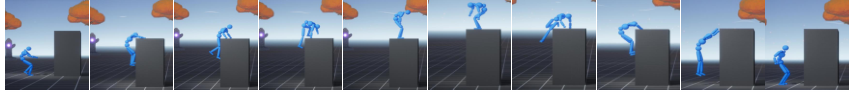
#> input picture PAPER/figures/ph_climb_10.png, 856 x 92 px
$ python make_paper_figures.py
#> lines starting #> are read from the running program, lines starting #| are printed output that depends on the picture
"""Build the paper's snapshot strips and learning-curve figure."""

from __future__ import annotations

import argparse
import json
from pathlib import Path

import matplotlib.pyplot as plt
import numpy as np
from PIL import Image, ImageDraw, ImageFont


ROOT = Path(__file__).resolve().parents[2]
FIG_DIR = ROOT / "PAPER" / "figures"
BENCH_DIR = ROOT / "output" / "paper_benchmark"


def load_jsonl(path: Path) -> list[dict]:
    rows = []
    with path.open() as stream:
        for line in stream:
            line = line.strip()
            if line:
                rows.append(json.loads(line))
    return rows


def plot_learning_curves(out_pdf: Path, out_png: Path) -> None:
    methods = {
        "AMP": "amp",
        "DeepMimic": "deepmimic",
        "ADD": "add",
        "DARE": "dare",
    }
    colors = {
        "AMP": "#777777",
        "DeepMimic": "#4c78a8",
        "ADD": "#f28e2b",
        "DARE": "#d62728",
    }
    styles = {"AMP": "--", "DeepMimic": "-.", "ADD": ":", "DARE": "-"}
    panels = [
        ("roll", "Body_Pos_Err", "Roll - Body Position", r"$E_{\mathrm{body\text{-}pos}}$"),
        ("roll", "Root_Rot_Err", "Roll - Root Rotation", r"$E_{\mathrm{root\text{-}rot}}$"),
        ("climb", "Body_Pos_Err", "Climb - Body Position", r"$E_{\mathrm{body\text{-}pos}}$"),
        ("climb", "Root_Rot_Err", "Climb - Root Rotation", r"$E_{\mathrm{root\text{-}rot}}$"),
    ]

    fig, axes = plt.subplots(2, 2, figsize=(7.1, 4.4), sharex=True)
    for ax, (motion, metric, title, ylabel) in zip(axes.flat, panels):
        for label, method in methods.items():
            path = BENCH_DIR / f"{method}_{motion}_2k_8192_seed0" / "train_metrics.jsonl"
            if not path.exists():
                continue
            rows = load_jsonl(path)
            xs = np.asarray([row["Samples"] for row in rows], dtype=float) / 1e8
            ys = np.asarray([row[metric] for row in rows], dtype=float)
            order = np.argsort(xs)
            ax.plot(xs[order], ys[order], label=label, color=colors[label],
                    linestyle=styles[label], linewidth=1.8)
        ax.set_title(title, fontsize=9)
        ax.set_ylabel(ylabel, fontsize=8)
        ax.grid(True, linestyle=":", linewidth=0.5, alpha=0.7)
        ax.tick_params(labelsize=7)
        ax.set_xlim(left=0)
    axes[1, 0].set_xlabel("Environment samples ($\\times 10^8$)", fontsize=8)
    axes[1, 1].set_xlabel("Environment samples ($\\times 10^8$)", fontsize=8)
    handles, labels = axes[0, 0].get_legend_handles_labels()
    fig.legend(handles, labels, loc="upper center", ncol=4, frameon=False,
               fontsize=8, bbox_to_anchor=(0.5, 1.02))
    fig.tight_layout(rect=(0, 0, 1, 0.94), pad=0.8)
    fig.savefig(out_pdf, bbox_inches="tight")
    fig.savefig(out_png, dpi=220, bbox_inches="tight")
    plt.close(fig)


def _blue_bbox(image: Image.Image) -> tuple[int, int, int, int] | None:
    arr = np.asarray(image.convert("RGB"))
    red, green, blue = [arr[..., i].astype(np.int16) for i in range(3)]
    mask = (blue > 85) & (blue > red + 25) & (blue > green + 5)
    ys, xs = np.where(mask)
    if len(xs) < 10:
        return None
    return int(xs.min()), int(ys.min()), int(xs.max() + 1), int(ys.max() + 1)


def make_snapshot_strip(src: Path, dst: Path, frames: int) -> None:
#> called with frames = 10
    source = Image.open(src).convert("RGB")
#> source is the input picture: PIL image 856x92 RGB; mean R, G, B 117.5, 126.4, 139.3
    tile_width = source.width // frames
#> tile_width = 85
    tiles = []
    for index in range(frames):
        tile = source.crop((index * tile_width, 0, (index + 1) * tile_width, source.height))
        bbox = _blue_bbox(tile)
        if bbox is None:
            bbox = (0, 0, tile.width, tile.height)
        x0, y0, x1, y1 = bbox
        # Match the output aspect ratio while keeping the humanoid close to
        # the frame. This makes the simulated character the visual subject.
        cx, cy = (x0 + x1) / 2.0, (y0 + y1) / 2.0
        box_w = max(8.0, (x1 - x0) * 1.12)
        box_h = max(8.0, (y1 - y0) * 1.12)
        target_ratio = 170.0 / 145.0
        if box_w / box_h < target_ratio:
            box_w = box_h * target_ratio
        else:
            box_h = box_w / target_ratio
        x0 = max(0, int(round(cx - box_w / 2)))
        y0 = max(0, int(round(cy - box_h / 2)))
        x1 = min(tile.width, int(round(cx + box_w / 2)))
        y1 = min(tile.height, int(round(cy + box_h / 2)))
        crop = tile.crop((x0, y0, x1, y1)).resize((160, 135), Image.Resampling.LANCZOS)
        canvas = Image.new("RGB", (170, 145), (231, 239, 246))
        canvas.paste(crop, (5, 5))
        tiles.append(canvas)
#> this loop made 10 passes
#> (cx, cy) on passes 1 to 10: (45, 38), (42.5, 33), (42.5, 30), (42.5, 24.5), (42.5, 23.5), (42.5, 23), (42.5, 21.5), (42.5, 28), (43, 38.5), (42, 43)
#> pass 1, in _blue_bbox, `red, green, blue = [arr[..., i].astype(np.int16) for i in range(3)]`:
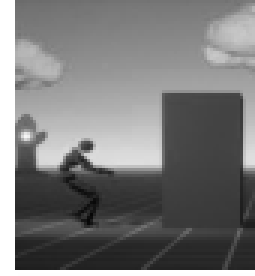
#> red: shape (92, 85) int16 (shown 3 times larger); min 6, max 255, mean 120.9
#> pass 1, in _blue_bbox, `red, green, blue = [arr[..., i].astype(np.int16) for i in range(3)]`:
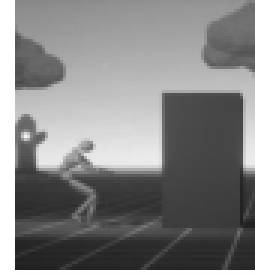
#> green: shape (92, 85) int16 (shown 3 times larger); min 31, max 255, mean 129.7
#> pass 1, in _blue_bbox, `red, green, blue = [arr[..., i].astype(np.int16) for i in range(3)]`:
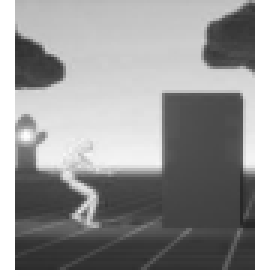
#> blue: shape (92, 85) int16 (shown 3 times larger); min 38, max 255, mean 145.5
#> after the loop:
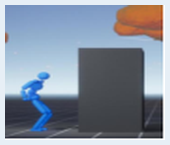
#> canvas: PIL image 170x145 RGB; mean R, G, B 133.4, 143.4, 157.9
#> after the loop:
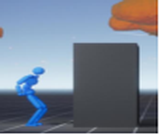
#> crop: PIL image 160x135 RGB; mean R, G, B 119.7, 129.8, 145.5
#> after the loop:
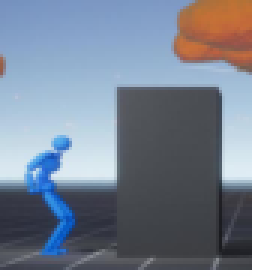
#> tile: PIL image 85x92 RGB (shown 3 times larger); mean R, G, B 121.3, 131.4, 146.8
#> after the loop, tiles = 10 items
    result = Image.new("RGB", (170 * frames, 145), (231, 239, 246))
    for index, tile in enumerate(tiles):
        result.paste(tile, (170 * index, 0))
#> this loop made 10 passes
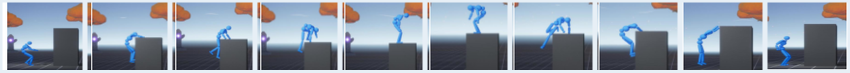
#> result: PIL image 1700x145 RGB (shown at 1/2 size); mean R, G, B 140.2, 150.9, 164.7
    result.save(dst, optimize=True)


def build_snapshot_strips() -> None:
    strips = {
        "ph_climb_10.png": ("dare_climb_10.png", 10),
        "ph_getup_10.png": ("dare_getup_10.png", 10),
        "ph_roll_5.png": ("dare_roll_5.png", 5),
        "ph_backflip_5.png": ("dare_backflip_5.png", 5),
        "ph_crawl_5.png": ("dare_crawl_5.png", 5),
        "ph_spinkick_5.png": ("dare_spinkick_5.png", 5),
    }
    for source_name, (target_name, frames) in strips.items():
        make_snapshot_strip(FIG_DIR / source_name, FIG_DIR / target_name, frames)
#> pass 2 of the loop in build_snapshot_strips, `for source_name, (target_name, frames) in strips.items():`:
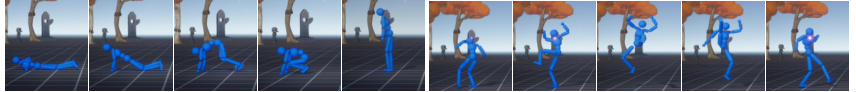
#> input picture PAPER/figures/ph_getup_10.png, 856 x 92 px
#> in make_snapshot_strip, source is the input picture: PIL image 856x92 RGB; mean R, G, B 111, 120.4, 136.6
#> the loop in make_snapshot_strip (call 2), `for index in range(frames):` made 10 passes
#> (cx, cy) on passes 1 to 8: (46, 44.5), (42.5, 43), (42.5, 38), (42.5, 39), (42.5, 44.5), (45.5, 45.5), (42.5, 45.5), (42.5, 46)
#> pass 1, in _blue_bbox (call 11), `red, green, blue = [arr[..., i].astype(np.int16) for i in range(3)]`:
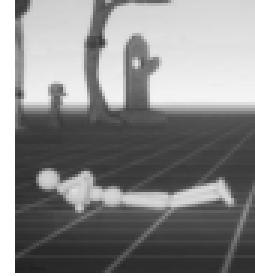
#> blue: shape (92, 85) int16 (shown 3 times larger); min 34, max 255, mean 136.9
#> the loop in make_snapshot_strip (call 2), `for index, tile in enumerate(tiles):` made 10 passes
#> after the loop in make_snapshot_strip (call 2), `for index, tile in enumerate(tiles):`:
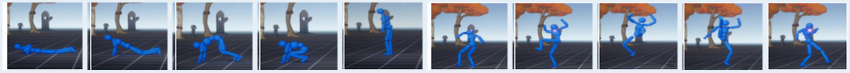
#> result: PIL image 1700x145 RGB (shown at 1/2 size); mean R, G, B 125.6, 135.2, 150.5
#> pass 3 of the loop in build_snapshot_strips, `for source_name, (target_name, frames) in strips.items():`:
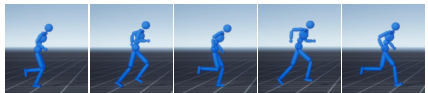
#> input picture PAPER/figures/ph_roll_5.png, 428 x 93 px
#> in make_snapshot_strip, source is the input picture: PIL image 428x93 RGB; mean R, G, B 125.2, 142.8, 163.4
#> the loop in make_snapshot_strip (call 3), `for index in range(frames):` made 5 passes
#> (cx, cy) on passes 1 to 5: (45, 46.5), (42.5, 46.5), (42.5, 46), (42.5, 46), (42.5, 46)
#> after the loop in make_snapshot_strip (call 3), `for index in range(frames):`:
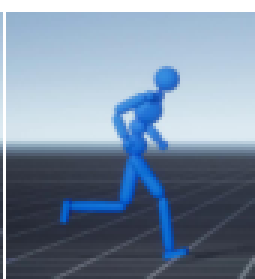
#> tile: PIL image 85x93 RGB (shown 3 times larger); mean R, G, B 122.2, 140.4, 161.7
#> after the loop in make_snapshot_strip (call 3), `for index in range(frames):`: tiles = 5 items
#> the loop in make_snapshot_strip (call 3), `for index, tile in enumerate(tiles):` made 5 passes
#> after the loop in make_snapshot_strip (call 3), `for index, tile in enumerate(tiles):`:
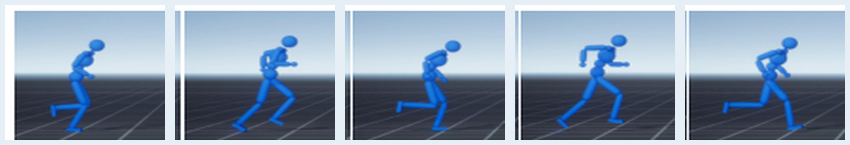
#> result: PIL image 850x145 RGB; mean R, G, B 137.3, 153.9, 173
#> the loop made 4 passes; the first 3 are shown


def main() -> None:
    parser = argparse.ArgumentParser()
    parser.add_argument("--fig-dir", type=Path, default=FIG_DIR)
    args = parser.parse_args()
    args.fig_dir.mkdir(parents=True, exist_ok=True)
    plot_learning_curves(args.fig_dir / "fig_learning_curves.pdf",
                         args.fig_dir / "fig_learning_curves.png")
    build_snapshot_strips()


if __name__ == "__main__":
#> (the run stopped early here; a loop or call above may not have finished)
